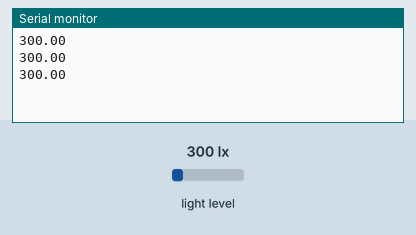
Recording of a sketch running on a simulated ESP32-S2. Shown: the last lines printed to the serial monitor. Inputs (shaded band) come from the test bench; at power-on: light level 300 lx.

Above: at 1.3 s.
1.4 s: light level set to 40 lx
At 2.0 s:
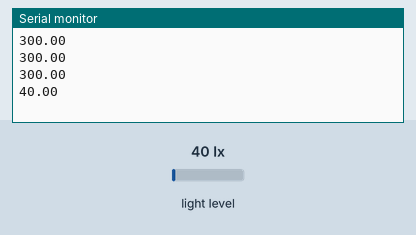
2.9 s: light level set to 500 lx
At 3.5 s:
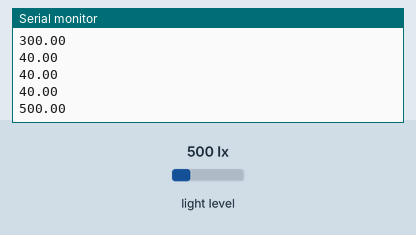
Timing chart, 0 to 5.9 s (numbered marks = the images above; inputs shaded):
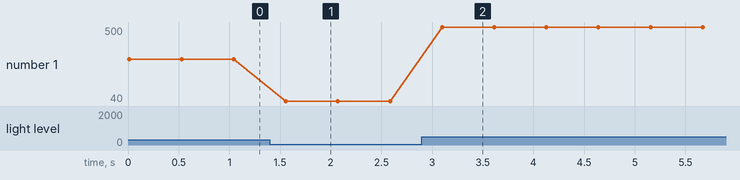

The sketch:

LightSensor.ino
```cpp
// Based on (i.e. just stripped down from) the tsl2591 example from the Adafruit TSL2591 Library
// In this version, the TSL2591 sensor is connected to a Metro ESP32-S2 via a STEMMA QT connector

#include <Wire.h>
#include <Adafruit_Sensor.h>
#include "Adafruit_TSL2591.h"

Adafruit_TSL2591 tsl = Adafruit_TSL2591(2591); // pass in a number for the sensor identifier (for your use later)


// SETTINGS ///////////////////////////////////////////////////
// Choose which sensor gain and integration time to use

void configureSensor(void)
{
  // You can change the gain on the fly, to adapt to brighter/dimmer light situations
  // tsl.setGain(TSL2591_GAIN_LOW);    // 1x gain (for bright light)
  tsl.setGain(TSL2591_GAIN_MED);      // 25x gain
  // tsl.setGain(TSL2591_GAIN_HIGH);   // 428x gain (for dim light)

  // Changing the integration time gives you a longer time over which to sense light
  // longer timelines are slower, but are good in very low light situtations!
  tsl.setTiming(TSL2591_INTEGRATIONTIME_100MS);  // shortest integration time (bright light)
  // tsl.setTiming(TSL2591_INTEGRATIONTIME_200MS);
  // tsl.setTiming(TSL2591_INTEGRATIONTIME_300MS);
  // tsl.setTiming(TSL2591_INTEGRATIONTIME_400MS);
  // tsl.setTiming(TSL2591_INTEGRATIONTIME_500MS);
  // tsl.setTiming(TSL2591_INTEGRATIONTIME_600MS);  // longest integration time (dim light)
}
///////////////////////////////////////////////////////////////


void setup()
{
  Serial.begin(9600);
  tsl.begin();
  configureSensor(); //Configure the sensor
}

void loop()
{
  //Perform a read using the Adafruit Unified Sensor API.
  sensors_event_t event; //Get a new sensor event
  tsl.getEvent(&event);

  float light_data = event.light; //Get the lux value

  Serial.println(light_data); //Print the value to the serial monitor

    /* If event.light = 0 lux the sensor is probably saturated */
    /* and no reliable data could be generated! */
    /* if event.light is +/- 4294967040 there was a float over/underflow */

  delay(500);
}
```

Measured:
- after the input at 1.4 s, the serial monitor: prints a new line after 0.16 s (image 1)
- after the input at 2.9 s, the serial monitor: prints a new line after 0.20 s (image 2)
- plotted number 1: 300 → 40 after the input at 1.4 s, 40 → 500 after the input at 2.9 s
